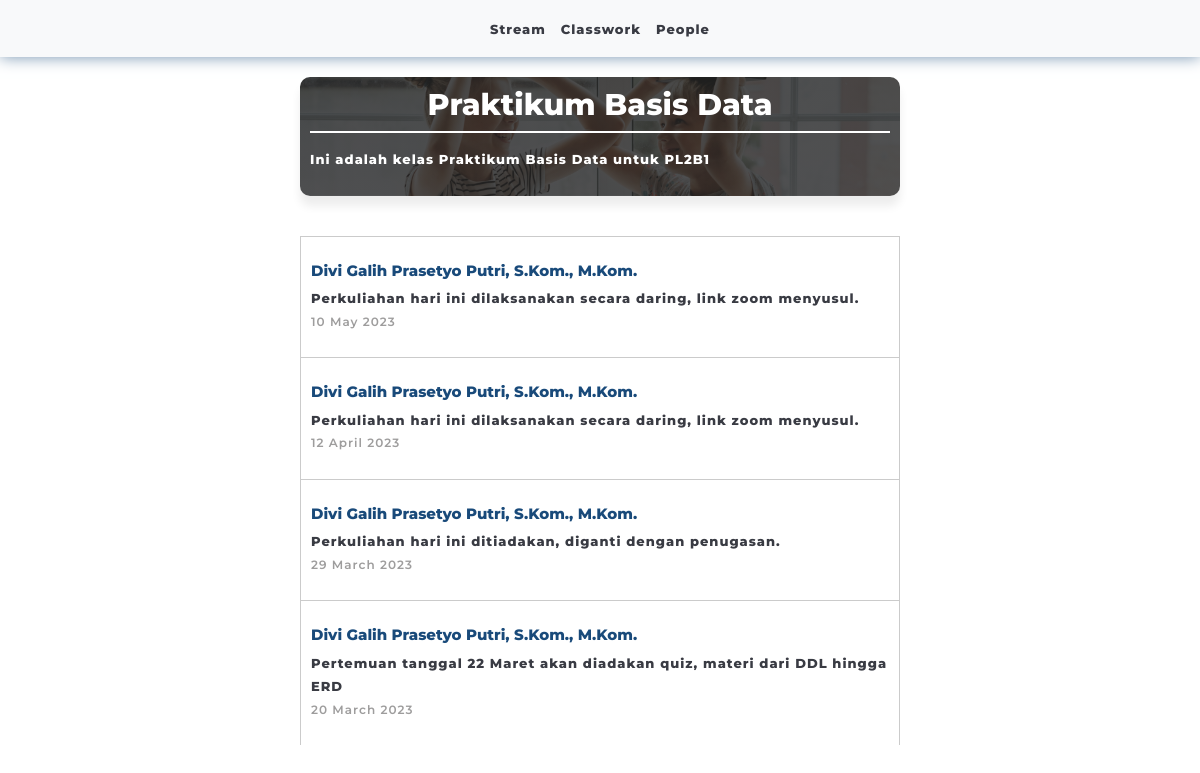
Page /on-class.php?id_kelas=K0001 on the committed database.
### tables this page shows
CREATE TABLE `kelas` (
  `id_kelas` varchar(5) NOT NULL,
  `id_user` varchar(5) DEFAULT NULL,
  `nama_kelas` varchar(30) DEFAULT NULL,
  `deskripsi` varchar(200) DEFAULT NULL,
  `kode` varchar(6) DEFAULT NULL,
  `subject` varchar(50) NOT NULL,
  `image` varchar(100) NOT NULL
);

CREATE TABLE `user` (
  `id_user` varchar(5) NOT NULL,
  `nama_user` varchar(50) DEFAULT NULL,
  `email` varchar(60) DEFAULT NULL,
  `password` varchar(100) NOT NULL
);

CREATE TABLE `announcement` (
  `id_announcement` varchar(5) NOT NULL,
  `id_kelas` varchar(5) DEFAULT NULL,
  `announcement` varchar(1000) DEFAULT NULL,
  `tanggal` date DEFAULT NULL
);

### on-class.php (the view, shortened to what this page needs)
<!DOCTYPE html>
<html lang="en">
<head>
    <link rel="stylesheet" href="css/bootstrap.min.css">
    <link rel="stylesheet" href="css/boxicons.min.css">
    <link rel="stylesheet" href="css/style.css">
</head>
<body>
    <nav class="navbar navbar-expand-lg sticky-top navbar-light bg-light justify-content-center">
      <ul class="navbar-nav">
        <li class="nav-item">
          <a class="nav-link" href="on-class.php?id_kelas=<?php echo $_SESSION['id_kelas']; ?>"><strong>Stream</a></strong>
        </li>
        <li class="nav-item">
          <a class="nav-link" href="classwork.php"><strong>Classwork</a></strong>
        </li>
        <li class="nav-item">
          <a class="nav-link" href="people.php"><strong>People</a></strong>
        </li>
      </ul>
    </nav>
    <?php
      include "connection.php";
      if (isset($_GET['id_kelas'])) {
        $id_kelas = $_GET['id_kelas'];
        $sql = "
          SELECT subject, deskripsi
          FROM kelas
          WHERE id_kelas = '$id_kelas';
        ";
        $result = mysqli_query($conn, $sql);
        foreach ($result as $row) {
          echo '
            <div class="stream-box col-md-6 offset-md-3">
              <h2 class="people-role pb-2 mb-0" align="center">' . $row['subject'] . '</h2>
                <div class="d-flex text-body-secondary pt-3">
                  <div class="pb-3 mb-0 small lh-sm w-100">
                    <div class="d-flex justify-content-between">
                      <strong>' . $row['deskripsi'] . '</strong>
                    </div>
                  </div>
                </div>
            </div>
          ';
        }
        $sql = "
          SELECT u.nama_user, a.announcement, a.tanggal
          FROM kelas AS k
          JOIN user AS u ON u.id_user = k.id_user
          JOIN announcement AS a ON a.id_kelas = k.id_kelas
          WHERE k.id_kelas = '$id_kelas'
          ORDER BY a.tanggal DESC;
        ";
        $result = mysqli_query($conn, $sql);
        foreach ($result as $row) {
          $date = date("d F Y", strtotime($row['tanggal']));
          echo "
            <div class='announcement-box col-md-6 offset-md-3'>
              <div class='d-flex text-body-secondary pt-3'>
                <div class='pb-3 mb-0 small lh-sm w-100'>
                  <h6>" . $row['nama_user'] . "</h6>
                  <div class='d-flex justify-content-between'>
                    <strong>" . $row['announcement'] . "</strong>
                  </div>
                  <small class='date'>" . $date . "</small>
                </div>
              </div>
            </div>
          ";
        }
      }
    ?>
</body>
</html>

### css/style.css (style rules this page uses)
:root { --abu: #403c3c; --abu-muda:#cbcbcb; --biru-muda: #9cc2e3; --1blue: #194a7a; --2blue: #476f95; --3blue: #7593af; --4blue: #a3b7ca; --5blue: #d1dbe4; --darker-than-1blue: #143b62; }
* { line-height: 1.8; color: #393b43; font-size: 15px; font-weight: 600; font-family: 'Montserrat', sans-serif; }
h1,h2,h3,h4,h5,h6 { font-weight: 800; color: var(--1blue); }
.date { color: #9e9d9d; }
.people-role { border-bottom: 2px solid var(--1blue); }
.stream-box { color: white; margin-top: 20px; margin-bottom: 40px; padding: 10px; border-radius: 10px; box-shadow: 0px 10px 10px rgba(0, 0, 0, 0.075); background-image: linear-gradient(rgba(35, 35, 35, 0.785), rgba(39, 38, 38, 0.785)), url("../assets/pexels-olia-danilevich-5088188.jpg"); background-size: cover; background-position: center; }
.stream-box .people-role { color: white; border-bottom: 2px solid white; }
.stream-box strong { color: white; }
.announcement-box { background-color: white; border: 1.5px solid var(--abu-muda); border-bottom: none; padding: 10px; }
a { font-size: 12px; transition: all 0.5s ease; color: var(--1blue); text-decoration: none; }
small { font-size: 12px; letter-spacing: 1px; font-weight: 600; }
strong { font-size: 13px; letter-spacing: 1px; font-weight: 800; }
.navbar { box-shadow: 0 0 15px var(--3blue); }
.navbar.sticky-top { position: sticky; top: 0; z-index: 5; }

### rows in the picture
kelas: subject "Praktikum Basis Data", deskripsi "Ini adalah kelas Praktikum Basis Data untuk PL2B1"
user: nama_user "Divi Galih Prasetyo Putri, S.Kom., M.Kom.", announcement.announcement "Perkuliahan hari ini dilaksanakan secara daring, link zoom menyusul.", announcement.tanggal "10 May 2023", announcement.tanggal "12 April 2023", announcement.announcement "Perkuliahan hari ini ditiadakan, diganti dengan penugasan.", announcement.tanggal "29 March 2023", announcement.announcement "Pertemuan tanggal 22 Maret akan diadakan quiz, materi dari DDL hingga ERD", announcement.tanggal "20 March 2023"
